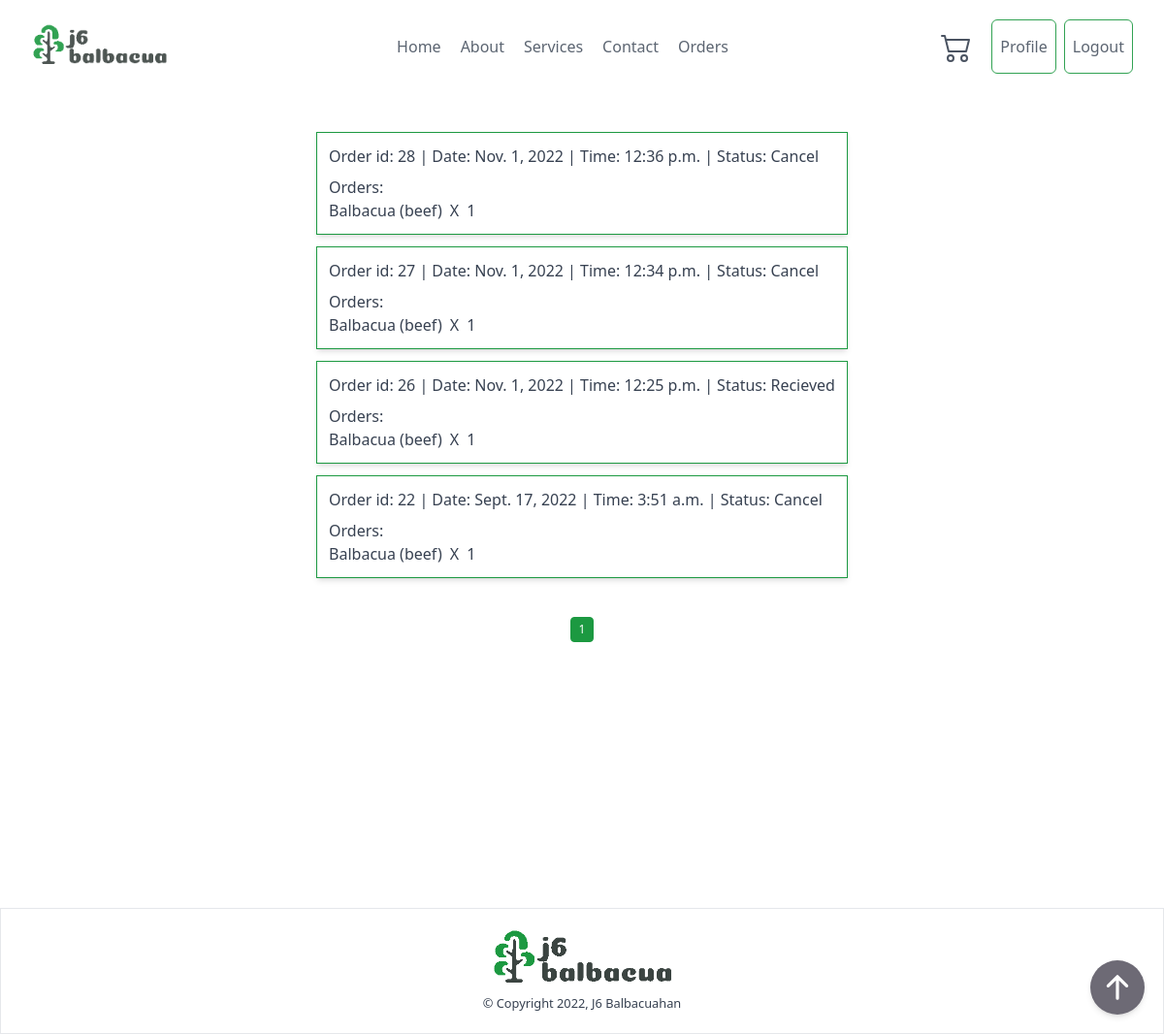
The app's page /order/list/ (signed in) with its own data.
### ordering/models.py (models this page shows, shortened)
class Order(models.Model):
    order_status = [
        ('Cancel', 'Cancel'),
        ('Ongoing', 'Ongoing'),
        ('Recieved', 'Recieved')
    ]
    user = models.ForeignKey(User, related_name="user_order", on_delete=models.CASCADE)
    shipping_fee = models.PositiveIntegerField()
    total = models.PositiveIntegerField()
    paid_status = models.CharField(max_length=10)
    order_status = models.CharField(max_length=20, choices=order_status, default="Ongoing")
    created_at = models.DateTimeField(auto_now_add=True)
    update_at = models.DateTimeField(auto_now=True)
    class Meta:
        ordering = ['created_at']

class OrderItems(models.Model):
    order = models.ForeignKey(Order, related_name="order", on_delete=models.CASCADE)
    food = models.ForeignKey(Food, related_name="food", on_delete=models.CASCADE)
    quantity = models.PositiveIntegerField()
    class Meta:
        verbose_name_plural = "categories"
    def __str__(self):
        return f"{self.food}"

class Food(models.Model):
    STATUS = [
        ('Best Seller', 'Best Seller'),
        ('Favorites', 'Favorites'),
        ('Special', 'Special'),
        ('Out Of Stock', 'Out Of Stock')
    ]
    name = models.CharField(max_length=255)
    price = models.PositiveIntegerField()
    status = models.CharField(
        max_length=50, choices=STATUS, default='Favorites')
    food_image = models.ImageField(
        upload_to='food_img/', null=True, blank=True)
    description = models.TextField(blank=True, null=True)
    created = models.DateTimeField(auto_now_add=True)
    updated = models.DateTimeField(auto_now=True)
    def __str__(self):
        return f"{self.name}"

### ordering/views.py (the view)
# urls.py: path('order/list/', views.OrderListView.as_view(), name="order-list"),
class OrderListView(LoginRequiredMixin, ListView):
    template_name = "order_list.html"
    context_object_name = 'orders'
    paginate_by = 10
    def get_context_data(self,*args, **kwargs):
        context = super(OrderListView, self).get_context_data(*args,**kwargs)
        order_list = OrderItems.objects.all()
        if 'cart' in self.request.session:
            cart = self.request.session['cart']
        else:
            cart = []
        context['order_list'] = order_list
        context['cart'] = len(cart)
        return context
    def get_queryset(self):
       user = User.objects.get(pk=self.request.user.pk)
       return Order.objects.filter(user=user).order_by('-created_at')

### templates/order_list.html (shortened to what this page needs)
{% extends 'base.html' %}
{% block content %}
{% include 'components/header.html' %}
    <div class="container flex flex-col items-center min-h-screen py-10 mx-auto mb-10">
        <div id="order" class="flex flex-col gap-3">
        {% for order in orders %}
          <div class="p-3 text-gray-700 border shadow-md border-j6primary">
            <a href="{% url 'order-detail' order.pk %}" hx-boost="true">
                <div class="mb-2">Order id: {{order.id}} | Date: {{order.created_at.date}} | Time: {{order.created_at.time}} | Status: {{ order.order_status}}</div>
            </a>
            <p>Orders:</p>
            {% for items in order_list %}
              {% if items.order.id == order.id %}
              <div class="flex gap-2">
                <p>{{items}}</p>
                <p>X</p>
                <p>{{items.quantity}}</p>
              </div>
              {% endif %}
            {% endfor %}
          </div>
        {% empty %}
            <div>You order is empty</div>
        {% endfor %}
        </div>
        <div class="flex items-start justify-center gap-2 mt-10 text-xs">
            {% for num in page_obj.paginator.page_range %}
            {% if page_obj.number == num %}
            <a
              class="px-2 py-1 text-center text-white border rounded bg-j6primary border-j6primary hover:bg-j6primary hover:text-white"
              href="?page={{ num }}"
            >
              {{num}}
            </a>
            {% endif %}
            {% endfor %}
          </div>
    </div>
{% include 'components/footer.html' %}
{% endblock content %}

### records on screen
Order: id "28", created_at "Nov. 1, 2022", created_at.time "12:36 p.m.", order_status "Cancel"
OrderItems: food.name "Balbacua (beef)", quantity "1"
Order: id "27", created_at "Nov. 1, 2022", created_at.time "12:34 p.m.", order_status "Cancel"
OrderItems: food.name "Balbacua (beef)", quantity "1"
Order: id "26", created_at "Nov. 1, 2022", created_at.time "12:25 p.m.", order_status "Recieved"
OrderItems: food.name "Balbacua (beef)", quantity "1"
Order: id "22", created_at "Sept. 17, 2022", created_at.time "3:51 a.m.", order_status "Cancel"
OrderItems: food.name "Balbacua (beef)", quantity "1"

### other values on screen
{{ num }} "1"
